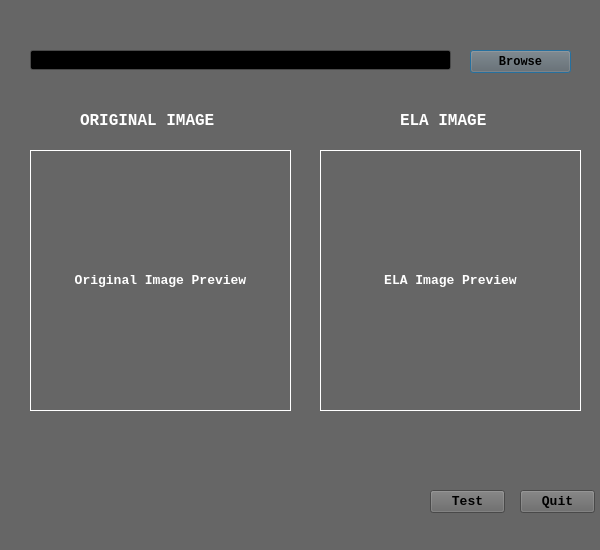
<?xml version="1.0" encoding="UTF-8"?>
<ui version="4.0">
 <class>Dialog</class>
 <widget class="QDialog" name="Dialog">
  <property name="geometry">
   <rect>
    <x>0</x>
    <y>0</y>
    <width>600</width>
    <height>550</height>
   </rect>
  </property>
  <property name="palette">
   <palette>
    <active>
     <colorrole role="WindowText">
      <brush brushstyle="SolidPattern">
       <color alpha="255">
        <red>255</red>
        <green>255</green>
        <blue>255</blue>
       </color>
      </brush>
     </colorrole>
     <colorrole role="Button">
      <brush brushstyle="SolidPattern">
       <color alpha="255">
        <red>102</red>
        <green>102</green>
        <blue>102</blue>
       </color>
      </brush>
     </colorrole>
     <colorrole role="Light">
      <brush brushstyle="SolidPattern">
       <color alpha="255">
        <red>153</red>
        <green>153</green>
        <blue>153</blue>
       </color>
      </brush>
     </colorrole>
     <colorrole role="Midlight">
      <brush brushstyle="SolidPattern">
       <color alpha="255">
        <red>127</red>
        <green>127</green>
        <blue>127</blue>
       </color>
      </brush>
     </colorrole>
     <colorrole role="Dark">
      <brush brushstyle="SolidPattern">
       <color alpha="255">
        <red>51</red>
        <green>51</green>
        <blue>51</blue>
       </color>
      </brush>
     </colorrole>
     <colorrole role="Mid">
      <brush brushstyle="SolidPattern">
       <color alpha="255">
        <red>68</red>
        <green>68</green>
        <blue>68</blue>
       </color>
      </brush>
     </colorrole>
     <colorrole role="Text">
      <brush brushstyle="SolidPattern">
       <color alpha="255">
        <red>255</red>
        <green>255</green>
        <blue>255</blue>
       </color>
      </brush>
     </colorrole>
     <colorrole role="BrightText">
      <brush brushstyle="SolidPattern">
       <color alpha="255">
        <red>255</red>
        <green>255</green>
        <blue>255</blue>
       </color>
      </brush>
     </colorrole>
     <colorrole role="ButtonText">
      <brush brushstyle="SolidPattern">
       <color alpha="255">
        <red>255</red>
        <green>255</green>
        <blue>255</blue>
       </color>
      </brush>
     </colorrole>
     <colorrole role="Base">
      <brush brushstyle="SolidPattern">
       <color alpha="255">
        <red>0</red>
        <green>0</green>
        <blue>0</blue>
       </color>
      </brush>
     </colorrole>
     <colorrole role="Window">
      <brush brushstyle="SolidPattern">
       <color alpha="255">
        <red>153</red>
        <green>204</green>
        <blue>204</blue>
       </color>
      </brush>
     </colorrole>
     <colorrole role="Shadow">
      <brush brushstyle="SolidPattern">
       <color alpha="255">
        <red>0</red>
        <green>0</green>
        <blue>0</blue>
       </color>
      </brush>
     </colorrole>
     <colorrole role="AlternateBase">
      <brush brushstyle="SolidPattern">
       <color alpha="255">
        <red>51</red>
        <green>51</green>
        <blue>51</blue>
       </color>
      </brush>
     </colorrole>
     <colorrole role="ToolTipBase">
      <brush brushstyle="SolidPattern">
       <color alpha="255">
        <red>255</red>
        <green>255</green>
        <blue>220</blue>
       </color>
      </brush>
     </colorrole>
     <colorrole role="ToolTipText">
      <brush brushstyle="SolidPattern">
       <color alpha="255">
        <red>0</red>
        <green>0</green>
        <blue>0</blue>
       </color>
      </brush>
     </colorrole>
    </active>
    <inactive>
     <colorrole role="WindowText">
      <brush brushstyle="SolidPattern">
       <color alpha="255">
        <red>255</red>
        <green>255</green>
        <blue>255</blue>
       </color>
      </brush>
     </colorrole>
     <colorrole role="Button">
      <brush brushstyle="SolidPattern">
       <color alpha="255">
        <red>102</red>
        <green>102</green>
        <blue>102</blue>
       </color>
      </brush>
     </colorrole>
     <colorrole role="Light">
      <brush brushstyle="SolidPattern">
       <color alpha="255">
        <red>153</red>
        <green>153</green>
        <blue>153</blue>
       </color>
      </brush>
     </colorrole>
     <colorrole role="Midlight">
      <brush brushstyle="SolidPattern">
       <color alpha="255">
        <red>127</red>
        <green>127</green>
        <blue>127</blue>
       </color>
      </brush>
     </colorrole>
     <colorrole role="Dark">
      <brush brushstyle="SolidPattern">
       <color alpha="255">
        <red>51</red>
        <green>51</green>
        <blue>51</blue>
       </color>
      </brush>
     </colorrole>
     <colorrole role="Mid">
      <brush brushstyle="SolidPattern">
       <color alpha="255">
        <red>68</red>
        <green>68</green>
        <blue>68</blue>
       </color>
      </brush>
     </colorrole>
     <colorrole role="Text">
      <brush brushstyle="SolidPattern">
       <color alpha="255">
        <red>255</red>
        <green>255</green>
        <blue>255</blue>
       </color>
      </brush>
     </colorrole>
     <colorrole role="BrightText">
      <brush brushstyle="SolidPattern">
       <color alpha="255">
        <red>255</red>
        <green>255</green>
        <blue>255</blue>
       </color>
      </brush>
     </colorrole>
     <colorrole role="ButtonText">
      <brush brushstyle="SolidPattern">
       <color alpha="255">
        <red>255</red>
        <green>250</green>
        <blue>250</blue>
       </color>
      </brush>
     </colorrole>
     <colorrole role="Base">
      <brush brushstyle="SolidPattern">
       <color alpha="255">
        <red>0</red>
        <green>0</green>
        <blue>0</blue>
       </color>
      </brush>
     </colorrole>
     <colorrole role="Window">
      <brush brushstyle="SolidPattern">
       <color alpha="255">
        <red>102</red>
        <green>102</green>
        <blue>102</blue>
       </color>
      </brush>
     </colorrole>
     <colorrole role="Shadow">
      <brush brushstyle="SolidPattern">
       <color alpha="255">
        <red>0</red>
        <green>0</green>
        <blue>0</blue>
       </color>
      </brush>
     </colorrole>
     <colorrole role="AlternateBase">
      <brush brushstyle="SolidPattern">
       <color alpha="255">
        <red>51</red>
        <green>51</green>
        <blue>51</blue>
       </color>
      </brush>
     </colorrole>
     <colorrole role="ToolTipBase">
      <brush brushstyle="SolidPattern">
       <color alpha="255">
        <red>255</red>
        <green>255</green>
        <blue>220</blue>
       </color>
      </brush>
     </colorrole>
     <colorrole role="ToolTipText">
      <brush brushstyle="SolidPattern">
       <color alpha="255">
        <red>0</red>
        <green>0</green>
        <blue>0</blue>
       </color>
      </brush>
     </colorrole>
    </inactive>
    <disabled>
     <colorrole role="WindowText">
      <brush brushstyle="SolidPattern">
       <color alpha="255">
        <red>51</red>
        <green>51</green>
        <blue>51</blue>
       </color>
      </brush>
     </colorrole>
     <colorrole role="Button">
      <brush brushstyle="SolidPattern">
       <color alpha="255">
        <red>102</red>
        <green>102</green>
        <blue>102</blue>
       </color>
      </brush>
     </colorrole>
     <colorrole role="Light">
      <brush brushstyle="SolidPattern">
       <color alpha="255">
        <red>153</red>
        <green>153</green>
        <blue>153</blue>
       </color>
      </brush>
     </colorrole>
     <colorrole role="Midlight">
      <brush brushstyle="SolidPattern">
       <color alpha="255">
        <red>127</red>
        <green>127</green>
        <blue>127</blue>
       </color>
      </brush>
     </colorrole>
     <colorrole role="Dark">
      <brush brushstyle="SolidPattern">
       <color alpha="255">
        <red>51</red>
        <green>51</green>
        <blue>51</blue>
       </color>
      </brush>
     </colorrole>
     <colorrole role="Mid">
      <brush brushstyle="SolidPattern">
       <color alpha="255">
        <red>68</red>
        <green>68</green>
        <blue>68</blue>
       </color>
      </brush>
     </colorrole>
     <colorrole role="Text">
      <brush brushstyle="SolidPattern">
       <color alpha="255">
        <red>51</red>
        <green>51</green>
        <blue>51</blue>
       </color>
      </brush>
     </colorrole>
     <colorrole role="BrightText">
      <brush brushstyle="SolidPattern">
       <color alpha="255">
        <red>255</red>
        <green>255</green>
        <blue>255</blue>
       </color>
      </brush>
     </colorrole>
     <colorrole role="ButtonText">
      <brush brushstyle="SolidPattern">
       <color alpha="255">
        <red>51</red>
        <green>51</green>
        <blue>51</blue>
       </color>
      </brush>
     </colorrole>
     <colorrole role="Base">
      <brush brushstyle="SolidPattern">
       <color alpha="255">
        <red>102</red>
        <green>102</green>
        <blue>102</blue>
       </color>
      </brush>
     </colorrole>
     <colorrole role="Window">
      <brush brushstyle="SolidPattern">
       <color alpha="255">
        <red>102</red>
        <green>102</green>
        <blue>102</blue>
       </color>
      </brush>
     </colorrole>
     <colorrole role="Shadow">
      <brush brushstyle="SolidPattern">
       <color alpha="255">
        <red>0</red>
        <green>0</green>
        <blue>0</blue>
       </color>
      </brush>
     </colorrole>
     <colorrole role="AlternateBase">
      <brush brushstyle="SolidPattern">
       <color alpha="255">
        <red>102</red>
        <green>102</green>
        <blue>102</blue>
       </color>
      </brush>
     </colorrole>
     <colorrole role="ToolTipBase">
      <brush brushstyle="SolidPattern">
       <color alpha="255">
        <red>255</red>
        <green>255</green>
        <blue>220</blue>
       </color>
      </brush>
     </colorrole>
     <colorrole role="ToolTipText">
      <brush brushstyle="SolidPattern">
       <color alpha="255">
        <red>0</red>
        <green>0</green>
        <blue>0</blue>
       </color>
      </brush>
     </colorrole>
    </disabled>
   </palette>
  </property>
  <property name="windowTitle">
   <string>Forged Image Detection System</string>
  </property>
  <property name="autoFillBackground">
   <bool>true</bool>
  </property>
  <widget class="QLineEdit" name="filename">
   <property name="geometry">
    <rect>
     <x>30</x>
     <y>50</y>
     <width>421</width>
     <height>20</height>
    </rect>
   </property>
   <property name="palette">
    <palette>
     <active>
      <colorrole role="Text">
       <brush brushstyle="SolidPattern">
        <color alpha="255">
         <red>0</red>
         <green>0</green>
         <blue>0</blue>
        </color>
       </brush>
      </colorrole>
     </active>
     <inactive>
      <colorrole role="Text">
       <brush brushstyle="SolidPattern">
        <color alpha="255">
         <red>0</red>
         <green>0</green>
         <blue>0</blue>
        </color>
       </brush>
      </colorrole>
     </inactive>
     <disabled>
      <colorrole role="Text">
       <brush brushstyle="SolidPattern">
        <color alpha="255">
         <red>51</red>
         <green>51</green>
         <blue>51</blue>
        </color>
       </brush>
      </colorrole>
     </disabled>
    </palette>
   </property>
   <property name="font">
    <font>
     <family>Consolas</family>
     <pointsize>9</pointsize>
    </font>
   </property>
  </widget>
  <widget class="QPushButton" name="Browse">
   <property name="geometry">
    <rect>
     <x>470</x>
     <y>50</y>
     <width>101</width>
     <height>23</height>
    </rect>
   </property>
   <property name="palette">
    <palette>
     <active>
      <colorrole role="ButtonText">
       <brush brushstyle="SolidPattern">
        <color alpha="255">
         <red>0</red>
         <green>0</green>
         <blue>0</blue>
        </color>
       </brush>
      </colorrole>
     </active>
     <inactive>
      <colorrole role="ButtonText">
       <brush brushstyle="SolidPattern">
        <color alpha="255">
         <red>0</red>
         <green>0</green>
         <blue>0</blue>
        </color>
       </brush>
      </colorrole>
     </inactive>
     <disabled>
      <colorrole role="ButtonText">
       <brush brushstyle="SolidPattern">
        <color alpha="255">
         <red>51</red>
         <green>51</green>
         <blue>51</blue>
        </color>
       </brush>
      </colorrole>
     </disabled>
    </palette>
   </property>
   <property name="font">
    <font>
     <family>Consolas</family>
     <pointsize>9</pointsize>
     <weight>75</weight>
     <bold>true</bold>
    </font>
   </property>
   <property name="text">
    <string>Browse</string>
   </property>
  </widget>
  <widget class="QLabel" name="OI">
   <property name="geometry">
    <rect>
     <x>80</x>
     <y>110</y>
     <width>171</width>
     <height>20</height>
    </rect>
   </property>
   <property name="font">
    <font>
     <family>Consolas</family>
     <pointsize>12</pointsize>
     <weight>75</weight>
     <bold>true</bold>
    </font>
   </property>
   <property name="text">
    <string>ORIGINAL IMAGE</string>
   </property>
  </widget>
  <widget class="QLabel" name="ELA">
   <property name="geometry">
    <rect>
     <x>400</x>
     <y>110</y>
     <width>131</width>
     <height>20</height>
    </rect>
   </property>
   <property name="font">
    <font>
     <family>Consolas</family>
     <pointsize>12</pointsize>
     <weight>75</weight>
     <bold>true</bold>
    </font>
   </property>
   <property name="text">
    <string>ELA IMAGE</string>
   </property>
  </widget>
  <widget class="QLabel" name="ORIGINAL_IMAGE">
   <property name="geometry">
    <rect>
     <x>30</x>
     <y>150</y>
     <width>261</width>
     <height>261</height>
    </rect>
   </property>
   <property name="font">
    <font>
     <family>Consolas</family>
     <pointsize>10</pointsize>
     <weight>75</weight>
     <bold>true</bold>
    </font>
   </property>
   <property name="frameShape">
    <enum>QFrame::Box</enum>
   </property>
   <property name="text">
    <string>Original Image Preview</string>
   </property>
   <property name="alignment">
    <set>Qt::AlignCenter</set>
   </property>
  </widget>
  <widget class="QLabel" name="ELA_IMAGE">
   <property name="geometry">
    <rect>
     <x>320</x>
     <y>150</y>
     <width>261</width>
     <height>261</height>
    </rect>
   </property>
   <property name="font">
    <font>
     <family>Consolas</family>
     <pointsize>10</pointsize>
     <weight>75</weight>
     <bold>true</bold>
    </font>
   </property>
   <property name="frameShape">
    <enum>QFrame::Box</enum>
   </property>
   <property name="text">
    <string>ELA Image Preview</string>
   </property>
   <property name="alignment">
    <set>Qt::AlignCenter</set>
   </property>
  </widget>
  <widget class="QPushButton" name="Quit">
   <property name="geometry">
    <rect>
     <x>520</x>
     <y>490</y>
     <width>75</width>
     <height>23</height>
    </rect>
   </property>
   <property name="palette">
    <palette>
     <active>
      <colorrole role="ButtonText">
       <brush brushstyle="SolidPattern">
        <color alpha="255">
         <red>0</red>
         <green>0</green>
         <blue>0</blue>
        </color>
       </brush>
      </colorrole>
     </active>
     <inactive>
      <colorrole role="ButtonText">
       <brush brushstyle="SolidPattern">
        <color alpha="255">
         <red>0</red>
         <green>0</green>
         <blue>0</blue>
        </color>
       </brush>
      </colorrole>
     </inactive>
     <disabled>
      <colorrole role="ButtonText">
       <brush brushstyle="SolidPattern">
        <color alpha="255">
         <red>51</red>
         <green>51</green>
         <blue>51</blue>
        </color>
       </brush>
      </colorrole>
     </disabled>
    </palette>
   </property>
   <property name="font">
    <font>
     <family>Consolas</family>
     <pointsize>10</pointsize>
     <weight>75</weight>
     <bold>true</bold>
    </font>
   </property>
   <property name="text">
    <string>Quit</string>
   </property>
  </widget>
  <widget class="QPushButton" name="Test">
   <property name="geometry">
    <rect>
     <x>430</x>
     <y>490</y>
     <width>75</width>
     <height>23</height>
    </rect>
   </property>
   <property name="palette">
    <palette>
     <active>
      <colorrole role="ButtonText">
       <brush brushstyle="SolidPattern">
        <color alpha="255">
         <red>0</red>
         <green>0</green>
         <blue>0</blue>
        </color>
       </brush>
      </colorrole>
     </active>
     <inactive>
      <colorrole role="ButtonText">
       <brush brushstyle="SolidPattern">
        <color alpha="255">
         <red>0</red>
         <green>0</green>
         <blue>0</blue>
        </color>
       </brush>
      </colorrole>
     </inactive>
     <disabled>
      <colorrole role="ButtonText">
       <brush brushstyle="SolidPattern">
        <color alpha="255">
         <red>51</red>
         <green>51</green>
         <blue>51</blue>
        </color>
       </brush>
      </colorrole>
     </disabled>
    </palette>
   </property>
   <property name="font">
    <font>
     <family>Consolas</family>
     <pointsize>10</pointsize>
     <weight>75</weight>
     <bold>true</bold>
    </font>
   </property>
   <property name="text">
    <string>Test</string>
   </property>
  </widget>
  <widget class="QLabel" name="Result">
   <property name="geometry">
    <rect>
     <x>30</x>
     <y>470</y>
     <width>341</width>
     <height>51</height>
    </rect>
   </property>
   <property name="palette">
    <palette>
     <active>
      <colorrole role="WindowText">
       <brush brushstyle="SolidPattern">
        <color alpha="255">
         <red>255</red>
         <green>255</green>
         <blue>255</blue>
        </color>
       </brush>
      </colorrole>
      <colorrole role="Button">
       <brush brushstyle="SolidPattern">
        <color alpha="255">
         <red>255</red>
         <green>255</green>
         <blue>255</blue>
        </color>
       </brush>
      </colorrole>
      <colorrole role="Light">
       <brush brushstyle="SolidPattern">
        <color alpha="255">
         <red>255</red>
         <green>255</green>
         <blue>255</blue>
        </color>
       </brush>
      </colorrole>
      <colorrole role="Midlight">
       <brush brushstyle="SolidPattern">
        <color alpha="255">
         <red>255</red>
         <green>255</green>
         <blue>255</blue>
        </color>
       </brush>
      </colorrole>
      <colorrole role="Dark">
       <brush brushstyle="SolidPattern">
        <color alpha="255">
         <red>127</red>
         <green>127</green>
         <blue>127</blue>
        </color>
       </brush>
      </colorrole>
      <colorrole role="Mid">
       <brush brushstyle="SolidPattern">
        <color alpha="255">
         <red>170</red>
         <green>170</green>
         <blue>170</blue>
        </color>
       </brush>
      </colorrole>
      <colorrole role="Text">
       <brush brushstyle="SolidPattern">
        <color alpha="255">
         <red>0</red>
         <green>0</green>
         <blue>0</blue>
        </color>
       </brush>
      </colorrole>
      <colorrole role="BrightText">
       <brush brushstyle="SolidPattern">
        <color alpha="255">
         <red>255</red>
         <green>255</green>
         <blue>255</blue>
        </color>
       </brush>
      </colorrole>
      <colorrole role="ButtonText">
       <brush brushstyle="SolidPattern">
        <color alpha="255">
         <red>255</red>
         <green>255</green>
         <blue>255</blue>
        </color>
       </brush>
      </colorrole>
      <colorrole role="Base">
       <brush brushstyle="SolidPattern">
        <color alpha="255">
         <red>255</red>
         <green>255</green>
         <blue>255</blue>
        </color>
       </brush>
      </colorrole>
      <colorrole role="Window">
       <brush brushstyle="SolidPattern">
        <color alpha="255">
         <red>255</red>
         <green>255</green>
         <blue>255</blue>
        </color>
       </brush>
      </colorrole>
      <colorrole role="Shadow">
       <brush brushstyle="SolidPattern">
        <color alpha="255">
         <red>0</red>
         <green>0</green>
         <blue>0</blue>
        </color>
       </brush>
      </colorrole>
      <colorrole role="AlternateBase">
       <brush brushstyle="SolidPattern">
        <color alpha="255">
         <red>255</red>
         <green>255</green>
         <blue>255</blue>
        </color>
       </brush>
      </colorrole>
      <colorrole role="ToolTipBase">
       <brush brushstyle="SolidPattern">
        <color alpha="255">
         <red>255</red>
         <green>255</green>
         <blue>220</blue>
        </color>
       </brush>
      </colorrole>
      <colorrole role="ToolTipText">
       <brush brushstyle="SolidPattern">
        <color alpha="255">
         <red>0</red>
         <green>0</green>
         <blue>0</blue>
        </color>
       </brush>
      </colorrole>
     </active>
     <inactive>
      <colorrole role="WindowText">
       <brush brushstyle="SolidPattern">
        <color alpha="255">
         <red>255</red>
         <green>255</green>
         <blue>255</blue>
        </color>
       </brush>
      </colorrole>
      <colorrole role="Button">
       <brush brushstyle="SolidPattern">
        <color alpha="255">
         <red>255</red>
         <green>255</green>
         <blue>255</blue>
        </color>
       </brush>
      </colorrole>
      <colorrole role="Light">
       <brush brushstyle="SolidPattern">
        <color alpha="255">
         <red>255</red>
         <green>255</green>
         <blue>255</blue>
        </color>
       </brush>
      </colorrole>
      <colorrole role="Midlight">
       <brush brushstyle="SolidPattern">
        <color alpha="255">
         <red>255</red>
         <green>255</green>
         <blue>255</blue>
        </color>
       </brush>
      </colorrole>
      <colorrole role="Dark">
       <brush brushstyle="SolidPattern">
        <color alpha="255">
         <red>127</red>
         <green>127</green>
         <blue>127</blue>
        </color>
       </brush>
      </colorrole>
      <colorrole role="Mid">
       <brush brushstyle="SolidPattern">
        <color alpha="255">
         <red>170</red>
         <green>170</green>
         <blue>170</blue>
        </color>
       </brush>
      </colorrole>
      <colorrole role="Text">
       <brush brushstyle="SolidPattern">
        <color alpha="255">
         <red>0</red>
         <green>0</green>
         <blue>0</blue>
        </color>
       </brush>
      </colorrole>
      <colorrole role="BrightText">
       <brush brushstyle="SolidPattern">
        <color alpha="255">
         <red>255</red>
         <green>255</green>
         <blue>255</blue>
        </color>
       </brush>
      </colorrole>
      <colorrole role="ButtonText">
       <brush brushstyle="SolidPattern">
        <color alpha="255">
         <red>255</red>
         <green>255</green>
         <blue>255</blue>
        </color>
       </brush>
      </colorrole>
      <colorrole role="Base">
       <brush brushstyle="SolidPattern">
        <color alpha="255">
         <red>255</red>
         <green>255</green>
         <blue>255</blue>
        </color>
       </brush>
      </colorrole>
      <colorrole role="Window">
       <brush brushstyle="SolidPattern">
        <color alpha="255">
         <red>255</red>
         <green>255</green>
         <blue>255</blue>
        </color>
       </brush>
      </colorrole>
      <colorrole role="Shadow">
       <brush brushstyle="SolidPattern">
        <color alpha="255">
         <red>0</red>
         <green>0</green>
         <blue>0</blue>
        </color>
       </brush>
      </colorrole>
      <colorrole role="AlternateBase">
       <brush brushstyle="SolidPattern">
        <color alpha="255">
         <red>255</red>
         <green>255</green>
         <blue>255</blue>
        </color>
       </brush>
      </colorrole>
      <colorrole role="ToolTipBase">
       <brush brushstyle="SolidPattern">
        <color alpha="255">
         <red>255</red>
         <green>255</green>
         <blue>220</blue>
        </color>
       </brush>
      </colorrole>
      <colorrole role="ToolTipText">
       <brush brushstyle="SolidPattern">
        <color alpha="255">
         <red>0</red>
         <green>0</green>
         <blue>0</blue>
        </color>
       </brush>
      </colorrole>
     </inactive>
     <disabled>
      <colorrole role="WindowText">
       <brush brushstyle="SolidPattern">
        <color alpha="255">
         <red>127</red>
         <green>127</green>
         <blue>127</blue>
        </color>
       </brush>
      </colorrole>
      <colorrole role="Button">
       <brush brushstyle="SolidPattern">
        <color alpha="255">
         <red>255</red>
         <green>255</green>
         <blue>255</blue>
        </color>
       </brush>
      </colorrole>
      <colorrole role="Light">
       <brush brushstyle="SolidPattern">
        <color alpha="255">
         <red>255</red>
         <green>255</green>
         <blue>255</blue>
        </color>
       </brush>
      </colorrole>
      <colorrole role="Midlight">
       <brush brushstyle="SolidPattern">
        <color alpha="255">
         <red>255</red>
         <green>255</green>
         <blue>255</blue>
        </color>
       </brush>
      </colorrole>
      <colorrole role="Dark">
       <brush brushstyle="SolidPattern">
        <color alpha="255">
         <red>127</red>
         <green>127</green>
         <blue>127</blue>
        </color>
       </brush>
      </colorrole>
      <colorrole role="Mid">
       <brush brushstyle="SolidPattern">
        <color alpha="255">
         <red>170</red>
         <green>170</green>
         <blue>170</blue>
        </color>
       </brush>
      </colorrole>
      <colorrole role="Text">
       <brush brushstyle="SolidPattern">
        <color alpha="255">
         <red>127</red>
         <green>127</green>
         <blue>127</blue>
        </color>
       </brush>
      </colorrole>
      <colorrole role="BrightText">
       <brush brushstyle="SolidPattern">
        <color alpha="255">
         <red>255</red>
         <green>255</green>
         <blue>255</blue>
        </color>
       </brush>
      </colorrole>
      <colorrole role="ButtonText">
       <brush brushstyle="SolidPattern">
        <color alpha="255">
         <red>127</red>
         <green>127</green>
         <blue>127</blue>
        </color>
       </brush>
      </colorrole>
      <colorrole role="Base">
       <brush brushstyle="SolidPattern">
        <color alpha="255">
         <red>255</red>
         <green>255</green>
         <blue>255</blue>
        </color>
       </brush>
      </colorrole>
      <colorrole role="Window">
       <brush brushstyle="SolidPattern">
        <color alpha="255">
         <red>255</red>
         <green>255</green>
         <blue>255</blue>
        </color>
       </brush>
      </colorrole>
      <colorrole role="Shadow">
       <brush brushstyle="SolidPattern">
        <color alpha="255">
         <red>0</red>
         <green>0</green>
         <blue>0</blue>
        </color>
       </brush>
      </colorrole>
      <colorrole role="AlternateBase">
       <brush brushstyle="SolidPattern">
        <color alpha="255">
         <red>255</red>
         <green>255</green>
         <blue>255</blue>
        </color>
       </brush>
      </colorrole>
      <colorrole role="ToolTipBase">
       <brush brushstyle="SolidPattern">
        <color alpha="255">
         <red>255</red>
         <green>255</green>
         <blue>220</blue>
        </color>
       </brush>
      </colorrole>
      <colorrole role="ToolTipText">
       <brush brushstyle="SolidPattern">
        <color alpha="255">
         <red>0</red>
         <green>0</green>
         <blue>0</blue>
        </color>
       </brush>
      </colorrole>
     </disabled>
    </palette>
   </property>
   <property name="font">
    <font>
     <family>Consolas</family>
     <pointsize>15</pointsize>
     <weight>75</weight>
     <bold>true</bold>
    </font>
   </property>
   <property name="text">
    <string/>
   </property>
  </widget>
 </widget>
 <resources/>
 <connections/>
</ui>
